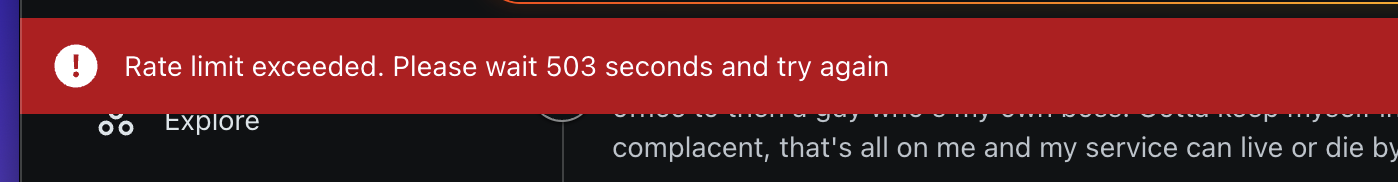
#> input picture skills/S5-ag-sheet-overlay-sync/image/WF_feishu_X_DM_reply/1775749563197.png, 1398 x 182 px; its folder holds only this picture in this run
$ python -i ocr_dual_engine.py   (imports and definitions only)
#> lines starting #> are read from the running program, lines starting #| are printed output that depends on the picture; after the words box and inside, x2 and y2 are one past the last pixel; in counts of white or black regions, pixels touching at a corner belong together
#!/usr/bin/env python3
import json
import platform
import re
import subprocess
import tempfile
from pathlib import Path
from typing import Dict, List, Tuple

from PIL import Image, ImageFilter, ImageOps


PRICE_HINT_RE = re.compile(
    r"(?i)(?:"
    r"(US?\$|USD|EUR|€|£|GBP|\$)\s*(\d{1,3}(?:[,\d]{0,9})(?:\.\d{1,2})?)"
    r"|"
    r"(\d{1,3}(?:[,\d]{0,9})(?:\.\d{1,2})?)\s*(US?\$|USD|EUR|€|£|GBP|\$|dollars?|euros?|pounds?)"
    r")"
)
CHANNEL_HINT_RE = re.compile(
    r"(?i)\b("
    r"youtube|yt|tiktok|instagram|insta|ig|twitter|x\.com|shorts?|reels?|story|post|video|integration|dedicated|bundle|package|cross[\s-]?post"
    r")\b"
)

VISION_SWIFT_SINGLE = r"""
import Foundation
import Vision
import AppKit

struct Item: Codable {
    let text: String
    let x: Double
    let y: Double
    let w: Double
    let h: Double
}

struct Payload: Codable {
    let image_path: String
    let items: [Item]
}

let file = URL(fileURLWithPath: CommandLine.arguments[1])
guard let image = NSImage(contentsOf: file) else {
    fputs("{\"image_path\":\"\(file.path)\",\"items\":[]}", stderr)
    exit(1)
}
var rect = CGRect(origin: .zero, size: image.size)
guard let cg = image.cgImage(forProposedRect: &rect, context: nil, hints: nil) else {
    fputs("{\"image_path\":\"\(file.path)\",\"items\":[]}", stderr)
    exit(1)
}
let request = VNRecognizeTextRequest()
request.recognitionLevel = .accurate
request.recognitionLanguages = ["zh-Hans", "en-US", "ja-JP", "ko-KR"]
request.usesLanguageCorrection = false
let handler = VNImageRequestHandler(cgImage: cg, options: [:])
try? handler.perform([request])
let items = (request.results ?? []).compactMap { obs -> Item? in
    guard let top = obs.topCandidates(1).first else { return nil }
    let b = obs.boundingBox
    return Item(text: top.string, x: Double(b.origin.x), y: Double(b.origin.y), w: Double(b.size.width), h: Double(b.size.height))
}
let payload = Payload(image_path: file.path, items: items)
let encoder = JSONEncoder()
encoder.outputFormatting = [.withoutEscapingSlashes]
let data = try! encoder.encode(payload)
print(String(data: data, encoding: .utf8)!)
"""


def normalized_text_length(text: str) -> int:
    return len(re.sub(r"\s+", "", text or ""))


# [26 lines left out: functions score_extracted_text, merge_candidate_texts, not called in this run]


def build_ocr_variant(image_path: Path, output_path: Path) -> Path:
#> called with output_path = 'out.png'
    with Image.open(image_path) as image:
#> image is the input picture: PIL image 1398x182 RGBA; mean R, G, B, A 104.8, 35.2, 37.5, 255
        image = ImageOps.exif_transpose(image)
        image = image.convert("L")
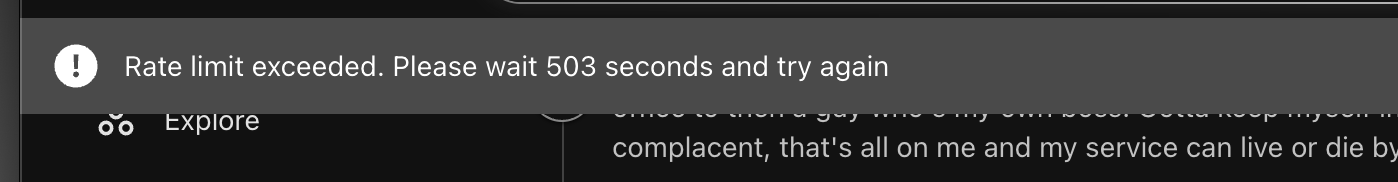
#> image: PIL image 1398x182 L; min 3, max 255, mean 56.6
        image = ImageOps.autocontrast(image)
        width, height = image.size
#> width = 1398; height = 182
        image = image.resize((max(width * 2, 1200), max(height * 2, 1200)), Image.Resampling.LANCZOS)
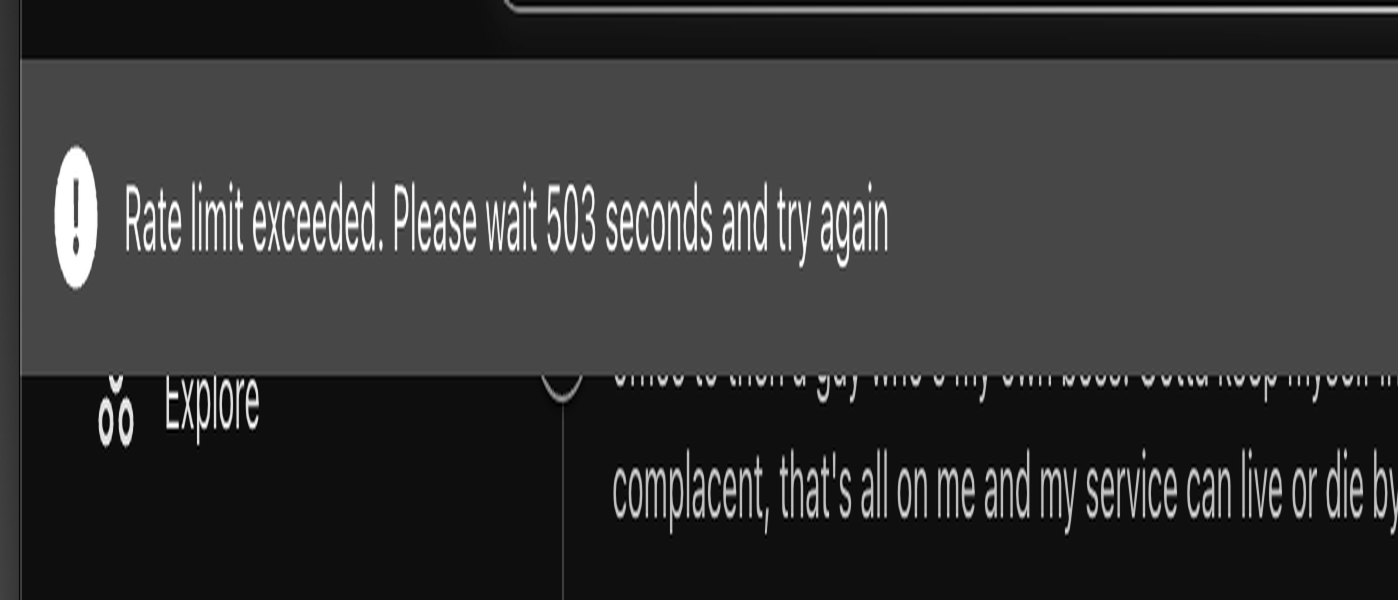
#> image: PIL image 2796x1200 L (shown at 1/2 size); min 0, max 255, mean 53.6
        image = image.filter(ImageFilter.MedianFilter(size=3))
        image = image.filter(ImageFilter.SHARPEN)
        image = image.point(lambda px: 255 if px > 168 else 0)
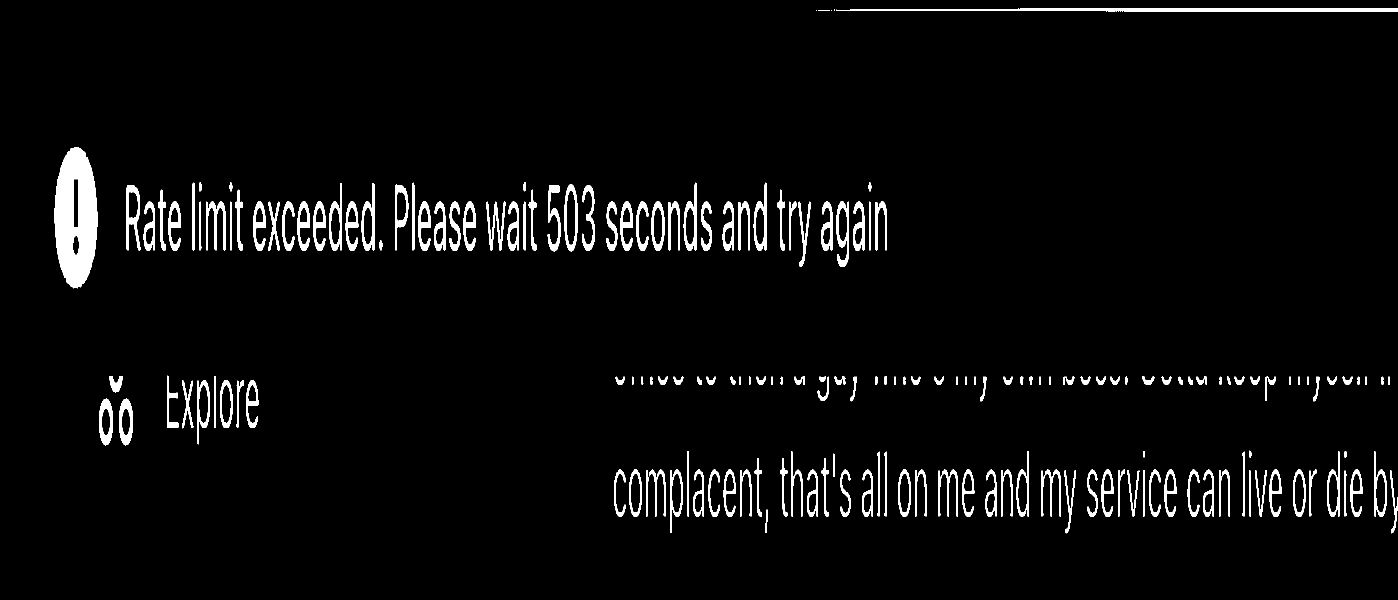
#> image: PIL image 2796x1200 L (shown at 1/2 size); 3.7% white; 182 white regions (3 under 20 px), largest, box (x1, y1, x2, y2) and area: (109, 294, 195, 577) 17910, (1672, 16, 2796, 24) 5907, (253, 370, 281, 501) 1640
        image.save(output_path)
    return output_path


# [115 lines left out: functions prepare_image_for_ocr, run_tesseract, run_vision_ocr_single, run_dual_image_ocr, run_pdf_dual_ocr, not called in this run]

>>> result = build_ocr_variant('../../../S5-ag-sheet-overlay-sync/image/WF_feishu_X_DM_reply/1775749563197.png', 'out.png')
